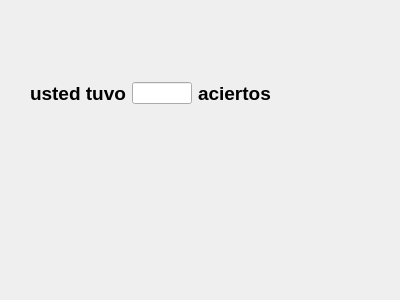
<?xml version="1.0" encoding="UTF-8"?>
<ui version="4.0">
 <class>aciertos</class>
 <widget class="QDialog" name="aciertos">
  <property name="geometry">
   <rect>
    <x>0</x>
    <y>0</y>
    <width>400</width>
    <height>300</height>
   </rect>
  </property>
  <property name="windowTitle">
   <string>Dialog</string>
  </property>
  <widget class="QWidget" name="">
   <property name="geometry">
    <rect>
     <x>30</x>
     <y>80</y>
     <width>241</width>
     <height>27</height>
    </rect>
   </property>
   <layout class="QHBoxLayout" name="horizontalLayout">
    <item>
     <widget class="QLabel" name="label">
      <property name="text">
       <string>&lt;html&gt;&lt;head/&gt;&lt;body&gt;&lt;p&gt;&lt;span style=&quot; font-size:14pt; font-weight:600;&quot;&gt;usted tuvo&lt;/span&gt;&lt;/p&gt;&lt;/body&gt;&lt;/html&gt;</string>
      </property>
     </widget>
    </item>
    <item>
     <widget class="QLineEdit" name="ac">
      <property name="readOnly">
       <bool>true</bool>
      </property>
     </widget>
    </item>
    <item>
     <widget class="QLabel" name="label_2">
      <property name="text">
       <string>&lt;html&gt;&lt;head/&gt;&lt;body&gt;&lt;p&gt;&lt;span style=&quot; font-size:14pt; font-weight:600;&quot;&gt;aciertos&lt;/span&gt;&lt;/p&gt;&lt;/body&gt;&lt;/html&gt;</string>
      </property>
     </widget>
    </item>
   </layout>
  </widget>
 </widget>
 <resources/>
 <connections/>
</ui>
